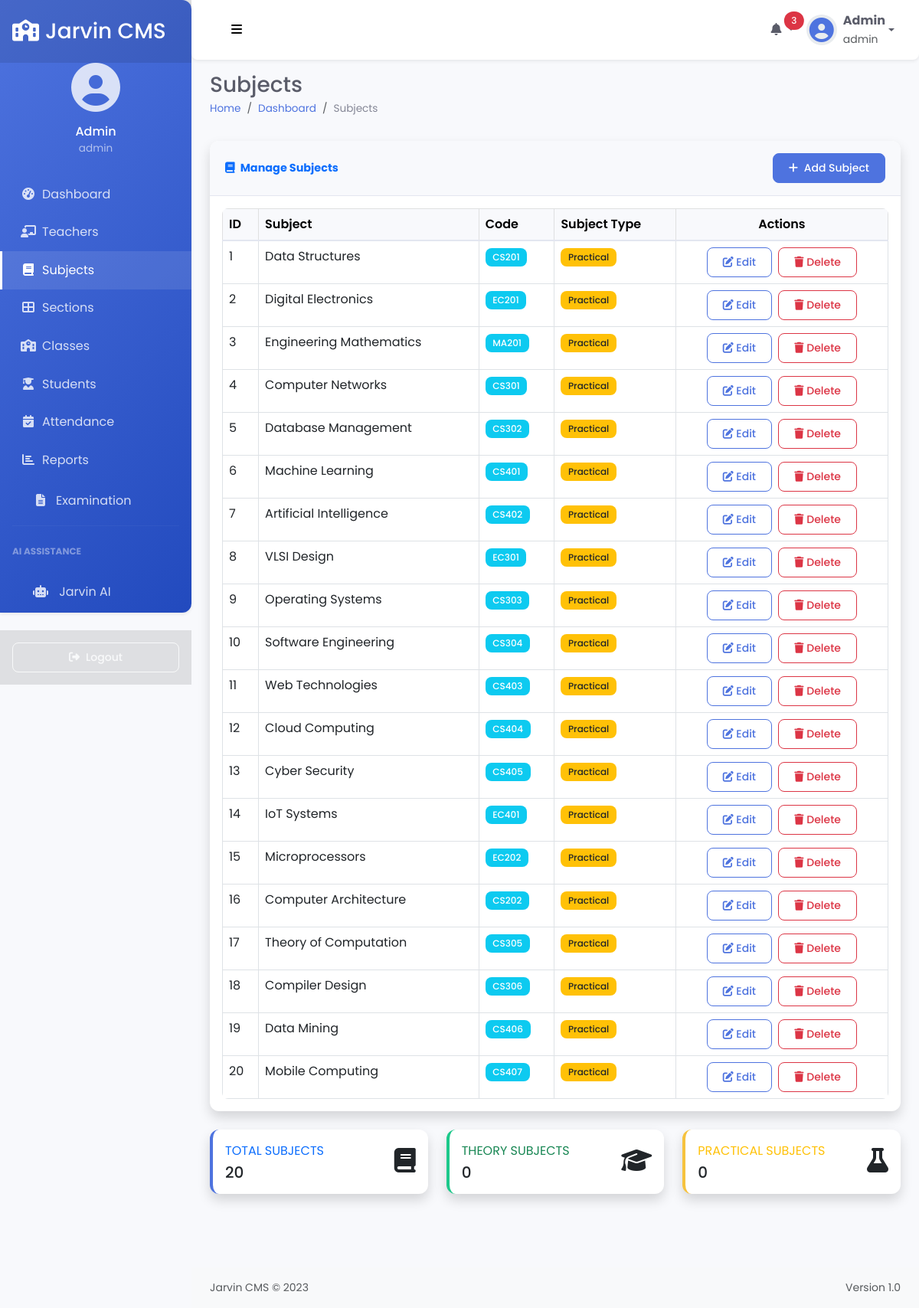
/subject (signed in), run on the app's committed database.
### tables this page shows
CREATE TABLE sms_subjects (
            subject_id INTEGER PRIMARY KEY AUTOINCREMENT,
            subject TEXT,
            type TEXT,
            code TEXT
        );

### app.py (the view)
@app.route("/subject", methods =['GET', 'POST'])
def subject():
    if 'loggedin' in session:
        db = get_db()
        cursor = db.cursor()
        cursor.execute('SELECT * FROM sms_subjects')
        subjects = cursor.fetchall()
        db.close()
        return render_template("subject.html", subjects = subjects)
    return redirect(url_for('login'))

### app.py (called while the page is built)
def get_db():
    db = sqlite3.connect('python_sms.db')
    db.row_factory = sqlite3.Row
    return db

### templates/subject.html (shortened to what this page needs)
{% extends 'layout.html' %}
{% block header %}Subjects{% endblock %}
{% block breadcrumb %}
<li class="breadcrumb-item"><a href="{{ url_for('dashboard') }}">Dashboard</a></li>
<li class="breadcrumb-item active" aria-current="page">Subjects</li>
{% endblock %}
{% block content %}
<div class="card shadow mb-4 fade-in">
    <div class="card-header py-3 d-flex flex-row align-items-center justify-content-between">
        <h6 class="m-0 font-weight-bold text-primary">
            <i class="fas fa-book me-1"></i> Manage Subjects
        </h6>
        <button id="addSubject" class="btn btn-sm btn-primary">
            <i class="fas fa-plus me-1"></i> Add Subject
        </button>
    </div>
    <div class="card-body">
        <div class="table-responsive">
            <table id="subjectList" class="table table-hover table-bordered">
                <thead class="table-light">
                    <tr>
                        <th>ID</th>
                        <th>Subject</th>
                        <th>Code</th>
                        <th>Subject Type</th>
                        <th class="text-center">Actions</th>
                    </tr>
                </thead>
                <tbody>
                    {% for subject in subjects %}
                    <tr>
                        <td>{{subject.subject_id}}</td>
                        <td>{{subject.subject}}</td>
                        <td><span class="badge bg-info text-white">{{subject.code}}</span></td>
                        <td>
                            {% if subject.type == 'Theory' %}
                            <span class="badge bg-primary">Theory</span>
                            {% else %}
                            <span class="badge bg-warning text-dark">Practical</span>
                            {% endif %}
                        </td>
                        <td class="text-center">
                            <a href="{{url_for('edit_subject', subject_id=subject.subject_id)}}" class="btn btn-sm btn-outline-primary me-1 update" id="{{subject.subject_id}}">
                                <i class="fas fa-edit"></i> Edit
                            </a>
                            <a href="{{url_for('delete_subject', subject_id=subject.subject_id)}}" class="btn btn-sm btn-outline-danger"
                               onclick="return confirm('Are you sure you want to delete this subject?')">
                                <i class="fas fa-trash"></i> Delete
                            </a>
                        </td>
                    </tr>
                    {% endfor %}
                </tbody>
            </table>
        </div>
    </div>
</div>
<div class="row">
    <div class="col-lg-4 mb-4">
        <div class="card shadow border-left-primary">
            <div class="card-body">
                <div class="row no-gutters align-items-center">
                    <div class="col mr-2">
                        <div class="text-xs font-weight-bold text-primary text-uppercase mb-1">
                            Total Subjects</div>
                        <div class="h5 mb-0 font-weight-bold text-gray-800">{{ subjects|length }}</div>
                    </div>
                    <div class="col-auto">
                        <i class="fas fa-book fa-2x text-gray-300"></i>
                    </div>
                </div>
            </div>
        </div>
    </div>
    <div class="col-lg-4 mb-4">
        <div class="card shadow border-left-success">
            <div class="card-body">
                <div class="row no-gutters align-items-center">
                    <div class="col mr-2">
                        <div class="text-xs font-weight-bold text-success text-uppercase mb-1">
                            Theory Subjects</div>
                        <div class="h5 mb-0 font-weight-bold text-gray-800">
                            {{ subjects|selectattr('type', 'equalto', 'Theory')|list|length }}
                        </div>
                    </div>
                    <div class="col-auto">
                        <i class="fas fa-graduation-cap fa-2x text-gray-300"></i>
                    </div>
                </div>
            </div>
        </div>
    </div>
    <div class="col-lg-4 mb-4">
        <div class="card shadow border-left-warning">
            <div class="card-body">
                <div class="row no-gutters align-items-center">
                    <div class="col mr-2">
                        <div class="text-xs font-weight-bold text-warning text-uppercase mb-1">
                            Practical Subjects</div>
                        <div class="h5 mb-0 font-weight-bold text-gray-800">
                            {{ subjects|selectattr('type', 'equalto', 'Practical')|list|length }}
                        </div>
                    </div>
                    <div class="col-auto">
                        <i class="fas fa-flask fa-2x text-gray-300"></i>
                    </div>
                </div>
            </div>
        </div>
    </div>
</div>
{% endblock %}

### static/css/style.css (style rules this page uses)
.btn-sm { border-radius: 4px; }
.badge { font-weight: 500; padding: 5px 10px; }
:root { --primary: #4e73df; --secondary: #6c757d; --success: #1cc88a; --info: #36b9cc; --warning: #f6c23e; --danger: #e74a3b; --light: #f8f9fc; --dark: #5a5c69; --sidebar-width: 250px; --sidebar-collapsed-width: 90px; --header-height: 70px; }
body { font-family: 'Poppins', sans-serif; background: #f8f9fc; color: #5a5c69; min-height: 100vh; overflow-x: hidden; }
.breadcrumb-item a { color: var(--primary); text-decoration: none; }
.card { border: none; border-radius: 0.375rem; box-shadow: 0 0.15rem 1.75rem 0 rgba(58, 59, 69, 0.1); margin-bottom: 1.5rem; transition: transform 0.2s; }
.card .card-header { background-color: #f8f9fc; border-bottom: 1px solid #e3e6f0; padding: 1rem 1.25rem; display: flex; align-items: center; justify-content: space-between; }
.card .card-header h6 { font-weight: 700; margin: 0; }
.table { margin-bottom: 0; }
.table th { font-weight: 600; border-top: none; background-color: #f8f9fc; }
.btn { border-radius: 0.25rem; padding: 0.375rem 0.75rem; font-weight: 400; transition: all 0.15s; }
.btn-primary { background-color: var(--primary); border-color: var(--primary); }
.btn-sm { padding: 0.25rem 0.5rem; font-size: 0.875rem; }
.fade-in { animation: fadeIn 0.5s ease-in-out; }
.badge { padding: 0.35em 0.65em; font-weight: 600; border-radius: 0.25rem; }
body { font-family: 'Poppins', sans-serif; background-color: #f8f9fc; }
.breadcrumb-item.active { color: #858796; }
.breadcrumb-item a { color: #4e73df; text-decoration: none; }
.card { margin-bottom: 1.5rem; }
.card-header h6 { font-weight: 700; font-size: 0.9rem; }
.border-left-primary { border-left-color: #4e73df; }
.border-left-success { border-left-color: #1cc88a; }
.border-left-warning { border-left-color: #f6c23e; }
.fade-in { animation: fadeIn 0.5s ease-in; }

### static/css/modern-theme.css (style rules this page uses)
:root { --primary-color: #4e73df; --primary-light: #5a80ee; --primary-dark: #3a63cf; --secondary-color: #858796; --success-color: #1cc88a; --info-color: #36b9cc; --warning-color: #f6c23e; --danger-color: #e74a3b; --light-color: #f8f9fc; --dark-color: #5a5c69; --border-radius-sm: 0.5rem; --border-radius-md: 0.75rem; --border-radius-lg: 1rem; --transition-speed: 0.3s; --shadow-sm: 0 .125rem .25rem rgba(0, 0, 0, .075); --shadow-md: 0 .5rem 1rem rgba(0, 0, 0, .15); --shadow-lg: 0 1rem 3rem rgba(0, 0, 0, .175); }
body { font-family: 'Poppins', sans-serif; background-color: #f8f9fc; }
.card { border: none; border-radius: var(--border-radius-md); box-shadow: var(--shadow-sm); transition: transform var(--transition-speed), box-shadow var(--transition-speed); overflow: hidden; }
.card-header { border-radius: var(--border-radius-md) var(--border-radius-md) 0 0 !important; background-color: #fff; border-bottom: 1px solid rgba(0, 0, 0, 0.05); }
.btn { border-radius: var(--border-radius-sm); padding: 0.5rem 1.25rem; transition: all var(--transition-speed); font-weight: 500; }
.btn-primary { background-color: var(--primary-color); border-color: var(--primary-color); }
.btn-outline-primary { color: var(--primary-color); border-color: var(--primary-color); }
.table { border-radius: var(--border-radius-sm); overflow: hidden; }
.table th { background-color: #f8f9fc; border-bottom: 2px solid #e3e6f0; }
.badge { border-radius: var(--border-radius-sm); padding: 0.5em 0.8em; font-weight: 500; }
.border-left-primary { border-left: 0.25rem solid var(--primary-color) !important; border-radius: var(--border-radius-md); }
.border-left-success { border-left: 0.25rem solid var(--success-color) !important; border-radius: var(--border-radius-md); }
.border-left-warning { border-left: 0.25rem solid var(--warning-color) !important; border-radius: var(--border-radius-md); }
.fade-in { animation: fadeIn 0.5s ease-in; }

### data on the page
sms_subjects: subject_id "1", subject "Data Structures", code "CS201", type "Practical"
sms_subjects: subject_id "2", subject "Digital Electronics", code "EC201", type "Practical"
sms_subjects: subject_id "3", subject "Engineering Mathematics", code "MA201", type "Practical"
sms_subjects: subject_id "4", subject "Computer Networks", code "CS301", type "Practical"
sms_subjects: subject_id "5", subject "Database Management", code "CS302", type "Practical"
sms_subjects: subject_id "6", subject "Machine Learning", code "CS401", type "Practical"
sms_subjects: subject_id "7", subject "Artificial Intelligence", code "CS402", type "Practical"
sms_subjects: subject_id "8", subject "VLSI Design", code "EC301", type "Practical"
sms_subjects: subject_id "9", subject "Operating Systems", code "CS303", type "Practical"
sms_subjects: subject_id "10", subject "Software Engineering", code "CS304", type "Practical"
sms_subjects: subject_id "11", subject "Web Technologies", code "CS403", type "Practical"
sms_subjects: subject_id "12", subject "Cloud Computing", code "CS404", type "Practical"
sms_subjects: subject_id "13", subject "Cyber Security", code "CS405", type "Practical"
sms_subjects: subject_id "14", subject "IoT Systems", code "EC401", type "Practical"
sms_subjects: subject_id "15", subject "Microprocessors", code "EC202", type "Practical"
sms_subjects: subject_id "16", subject "Computer Architecture", code "CS202", type "Practical"
sms_subjects: subject_id "17", subject "Theory of Computation", code "CS305", type "Practical"
sms_subjects: subject_id "18", subject "Compiler Design", code "CS306", type "Practical"
sms_subjects: subject_id "19", subject "Data Mining", code "CS406", type "Practical"
sms_subjects: subject_id "20", subject "Mobile Computing", code "CS407", type "Practical"

### other printed values
{{ session.name }} "Admin"
{{ session.role }} "admin"
{{ subjects|length }} "20"
{{ subjects|selectattr('type', 'equalto', 'Theory')|list|length }} "0"
{{ subjects|selectattr('type', 'equalto', 'Practical')|list|length }} "0"
